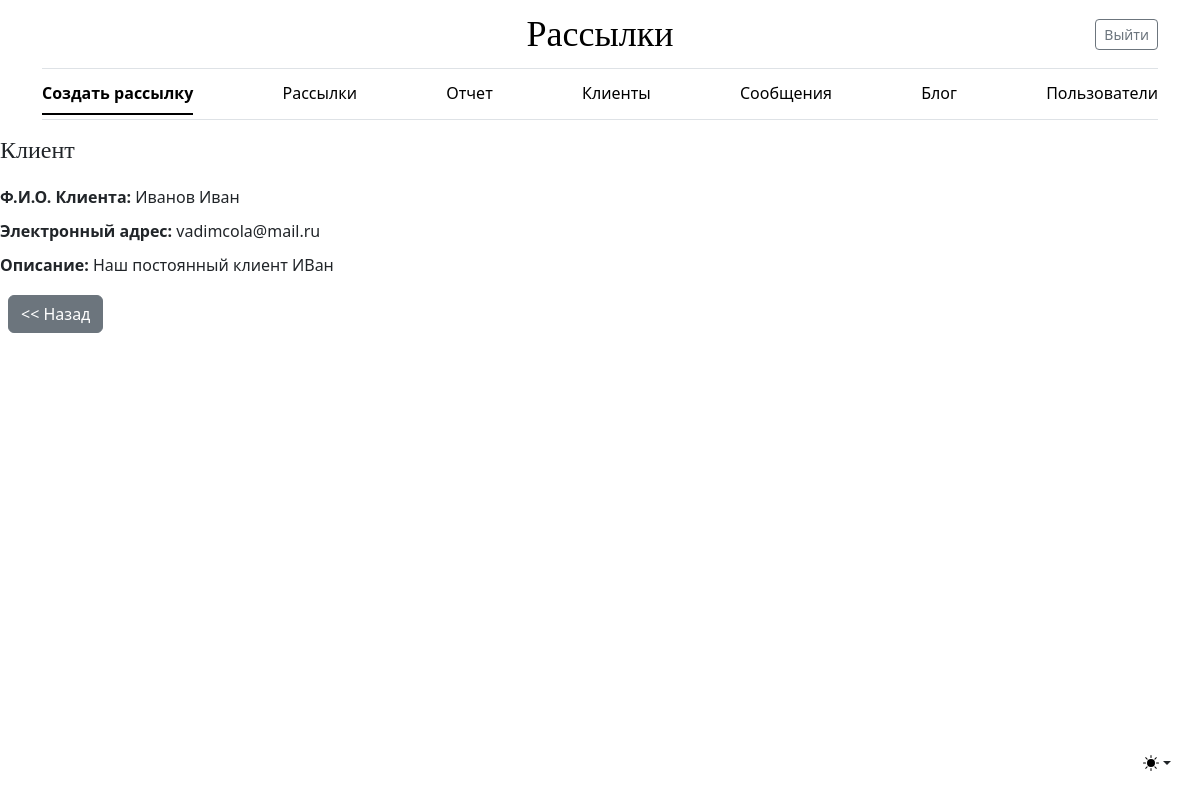
The app's page /client/1 (signed in), older data.
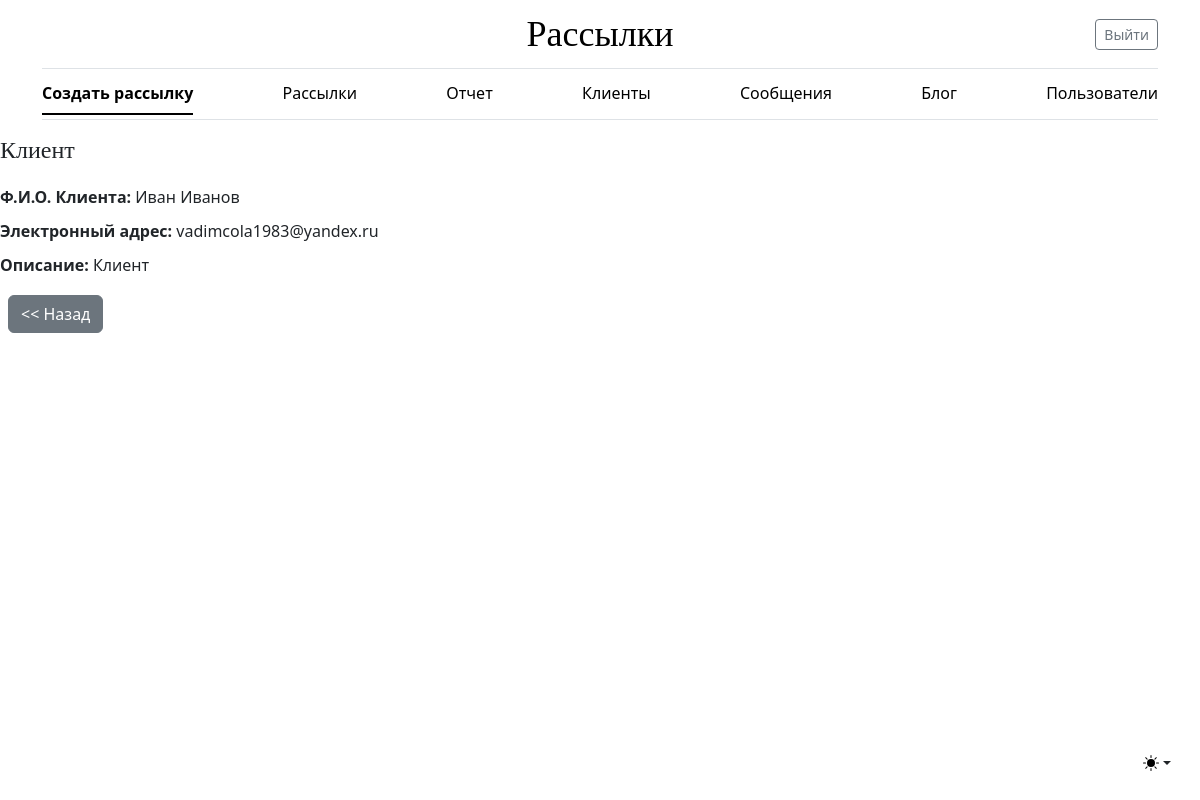
The same page, newer data.
### mailing/models.py (models this page shows, shortened)
class Client(models.Model):
    client_name = models.CharField(max_length=255, **NULLABLE, verbose_name='ФИО Клиента')
    email = models.EmailField(unique=True, verbose_name='Почта')
    comment = models.TextField(**NULLABLE, verbose_name='Описание')
    owner = models.ForeignKey(settings.AUTH_USER_MODEL, on_delete=models.SET_NULL, **NULLABLE,
                              verbose_name='Владелец')
    class Meta:
        verbose_name = 'Клиент'
        verbose_name_plural = 'Клиенты'

### mailing/views.py (the view)
# urls.py: path('client/<int:pk>', ClientDetailView.as_view(), name='client_detail'),
class ClientDetailView(LoginRequiredMixin, DetailView):
    model = Client
    template_name = 'mailing/client_detail.html'

### mailing/templates/mailing/client_detail.html
{% extends 'mailing/base.html' %}
{% block content %}
  <div style="display: flex; flex-direction: column; gap: 10px;">
    <h1 style="font-size: 24px; margin-bottom: 10px;">Клиент</h1>
    <div><strong>Ф.И.О. Клиента:</strong> {{ object.client_name }}</div>
    <div><strong>Электронный адрес:</strong> {{ object.email }}</div>
    <div><strong>Описание:</strong> {{ object.comment }}</div>
    <div class="col-12">
      <a href="{% url 'mailing:client_list' %}" class="btn btn-secondary m-2"><< Назад</a>
    </div>
  </div>
{% endblock %}

Row changes from the older to the newer data that the page shows:
changed Client: client_name "Иванов Иван" → "Иван Иванов"; email "vadimcola@mail.ru" → "vadimcola1983@yandex.ru"; comment "Наш постоянный клиент ИВан" → "Клиент"
